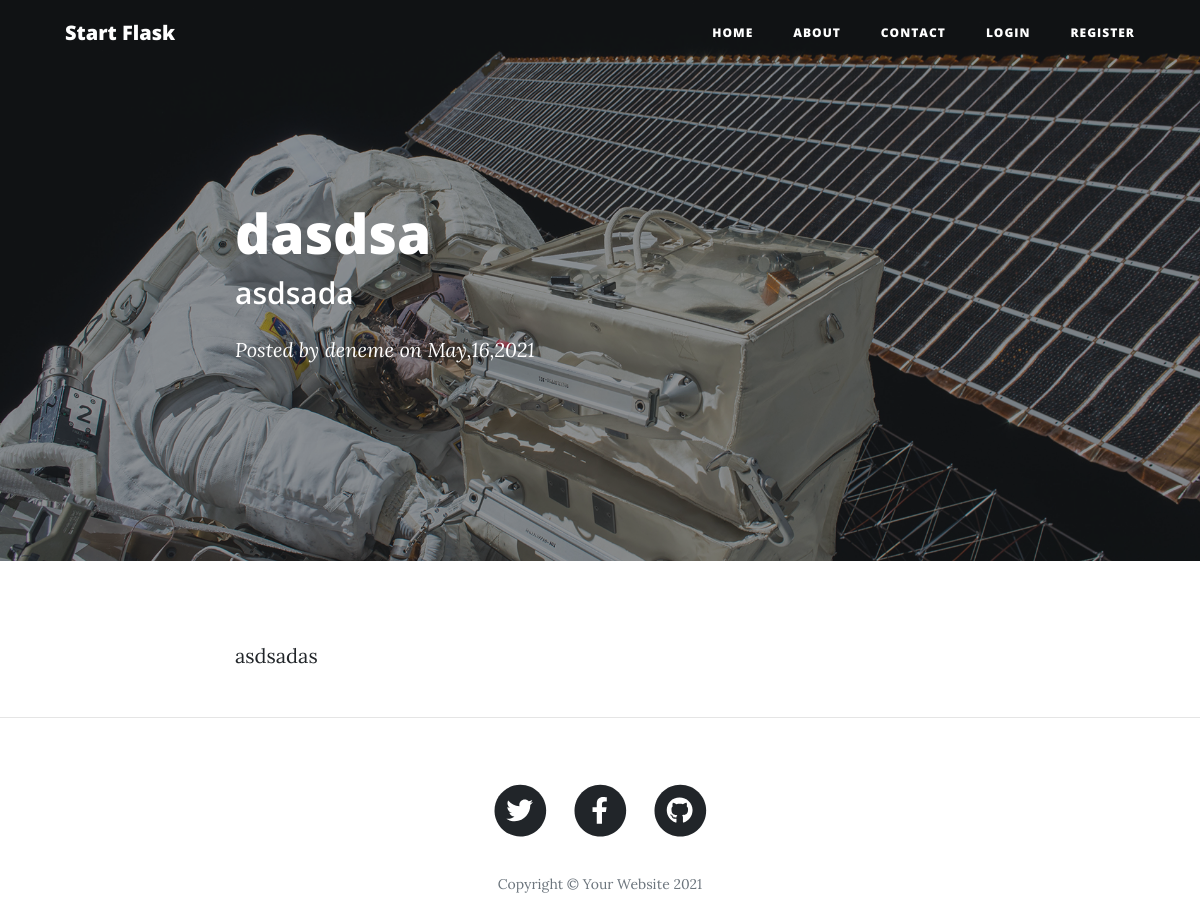
Screenshot of /post/2 with the database file from the repository.
### CleanBlog/models.py (models this page shows, shortened)
class Post(db.Model):
    id = db.Column(db.Integer, primary_key = True)
    title = db.Column(db.String, nullable=False)
    subtitle = db.Column(db.String, nullable=False)
    post_date = db.Column(db.DateTime, nullable=False, default = datetime.now) # ().strftime('%Y-%m-%d')
    post_text = db.Column(db.Text, nullable=False)
    user_id = db.Column(db.Integer, db.ForeignKey('user.id'), nullable=False)

class User(db.Model, UserMixin):
    id = db.Column(db.Integer, primary_key = True)
    name = db.Column(db.String, nullable=False)
    email = db.Column(db.String, unique=True, nullable=False)
    password = db.Column(db.String, nullable=False)
    posts = db.relationship('Post', backref = 'user', lazy= True)

### CleanBlog/routes.py (the view)
@app.route("/post/<int:post_id>", methods=['GET','POST'])
def post(post_id):
    post = Post.query.get_or_404(post_id)
    return render_template('post.html', title = 'post.title', post=post)

### CleanBlog/templates/post.html (shortened to what this page needs)
{% extends 'base.html' %}
{% block content %}
        <header class="masthead" style='background-image: url(" {{ url_for('static', filename='assets/img/post-bg.jpg') }} ")'>
            <div class="overlay"></div>
            <div class="container">
                <div class="row">
                    <div class="col-lg-8 col-md-10 mx-auto">
                        <div class="post-heading">
                            <h1>{{ post.title }}</h1>
                            <h2 class="subheading">{{ post.subtitle }}</h2>
                            <span class="meta">
                                Posted by
                                <a href="#!">{{ post.user.name }}</a>
                                on {{ post.post_date.strftime('%B,%d,%Y') }}
                            </span>
                        </div>
                    </div>
                </div>
            </div>
        </header>
        <article>
            <div class="container">
                <div class="row">
                    <div class="col-lg-8 col-md-10 mx-auto">
                        <p> {{ post.post_text }} </p>
                    </div>
                </div>
            </div>
        </article>
        <hr />
{% endblock %}

### rows the page displays
Post: title "dasdsa", subtitle "asdsada", post_date "May,16,2021", post_text "asdsadas"
User: user.name "deneme"
